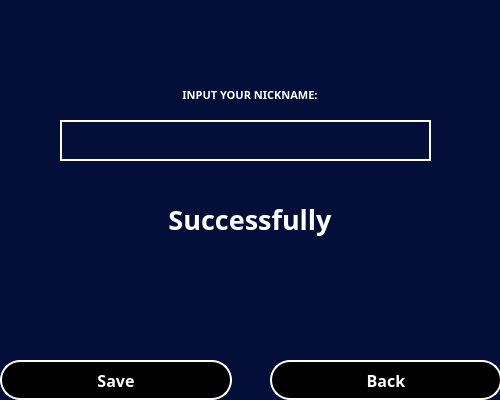
<?xml version="1.0" encoding="UTF-8"?>
<ui version="4.0">
 <class>Form</class>
 <widget class="QWidget" name="Form">
  <property name="geometry">
   <rect>
    <x>0</x>
    <y>0</y>
    <width>500</width>
    <height>400</height>
   </rect>
  </property>
  <property name="minimumSize">
   <size>
    <width>500</width>
    <height>400</height>
   </size>
  </property>
  <property name="maximumSize">
   <size>
    <width>500</width>
    <height>400</height>
   </size>
  </property>
  <property name="windowTitle">
   <string>Form</string>
  </property>
  <property name="styleSheet">
   <string notr="true">background-color: rgb(3,15,57)</string>
  </property>
  <widget class="QPushButton" name="back_button">
   <property name="geometry">
    <rect>
     <x>270</x>
     <y>360</y>
     <width>232</width>
     <height>40</height>
    </rect>
   </property>
   <property name="minimumSize">
    <size>
     <width>0</width>
     <height>40</height>
    </size>
   </property>
   <property name="font">
    <font>
     <family>8514oem</family>
     <pointsize>12</pointsize>
     <weight>75</weight>
     <bold>true</bold>
    </font>
   </property>
   <property name="cursor">
    <cursorShape>PointingHandCursor</cursorShape>
   </property>
   <property name="styleSheet">
    <string notr="true">border-radius: 20px;
border: 2px solid #FFFFFF;
color: rgb(255,255,255);
background-color: rgb(0,0,0);</string>
   </property>
   <property name="text">
    <string>Back</string>
   </property>
  </widget>
  <widget class="QPushButton" name="save_button">
   <property name="geometry">
    <rect>
     <x>0</x>
     <y>360</y>
     <width>232</width>
     <height>40</height>
    </rect>
   </property>
   <property name="minimumSize">
    <size>
     <width>0</width>
     <height>40</height>
    </size>
   </property>
   <property name="font">
    <font>
     <family>8514oem</family>
     <pointsize>12</pointsize>
     <weight>75</weight>
     <bold>true</bold>
    </font>
   </property>
   <property name="cursor">
    <cursorShape>PointingHandCursor</cursorShape>
   </property>
   <property name="styleSheet">
    <string notr="true">border-radius: 20px;
border: 2px solid #FFFFFF;
color: rgb(255,255,255);
background-color: rgb(0,0,0);</string>
   </property>
   <property name="text">
    <string>Save</string>
   </property>
  </widget>
  <widget class="QLineEdit" name="name_edit">
   <property name="geometry">
    <rect>
     <x>60</x>
     <y>120</y>
     <width>371</width>
     <height>41</height>
    </rect>
   </property>
   <property name="styleSheet">
    <string notr="true">
border: 2px solid #FFFFFF;
color: rgb(255,255,255);</string>
   </property>
   <property name="maxLength">
    <number>18</number>
   </property>
  </widget>
  <widget class="QLabel" name="label_2">
   <property name="geometry">
    <rect>
     <x>50</x>
     <y>70</y>
     <width>400</width>
     <height>50</height>
    </rect>
   </property>
   <property name="minimumSize">
    <size>
     <width>200</width>
     <height>50</height>
    </size>
   </property>
   <property name="maximumSize">
    <size>
     <width>400</width>
     <height>50</height>
    </size>
   </property>
   <property name="font">
    <font>
     <family>8514oem</family>
     <pointsize>8</pointsize>
    </font>
   </property>
   <property name="styleSheet">
    <string notr="true">
color: rgb(255,255,255);</string>
   </property>
   <property name="text">
    <string>&lt;html&gt;&lt;head/&gt;&lt;body&gt;&lt;p align=&quot;center&quot;&gt;&lt;span style=&quot; font-weight:600;&quot;&gt;INPUT YOUR NICKNAME:&lt;/span&gt;&lt;/p&gt;&lt;/body&gt;&lt;/html&gt;</string>
   </property>
   <property name="alignment">
    <set>Qt::AlignCenter</set>
   </property>
  </widget>
  <widget class="QLabel" name="successfully">
   <property name="geometry">
    <rect>
     <x>50</x>
     <y>170</y>
     <width>400</width>
     <height>100</height>
    </rect>
   </property>
   <property name="minimumSize">
    <size>
     <width>100</width>
     <height>50</height>
    </size>
   </property>
   <property name="maximumSize">
    <size>
     <width>400</width>
     <height>100</height>
    </size>
   </property>
   <property name="font">
    <font>
     <family>8514oem</family>
     <pointsize>8</pointsize>
    </font>
   </property>
   <property name="styleSheet">
    <string notr="true">
color: rgb(255,255,255);</string>
   </property>
   <property name="text">
    <string>&lt;html&gt;&lt;head/&gt;&lt;body&gt;&lt;p align=&quot;center&quot;&gt;&lt;span style=&quot; font-size:20pt; font-weight:600;&quot;&gt;Successfully&lt;/span&gt;&lt;/p&gt;&lt;/body&gt;&lt;/html&gt;</string>
   </property>
   <property name="alignment">
    <set>Qt::AlignCenter</set>
   </property>
  </widget>
 </widget>
 <resources/>
 <connections/>
</ui>
